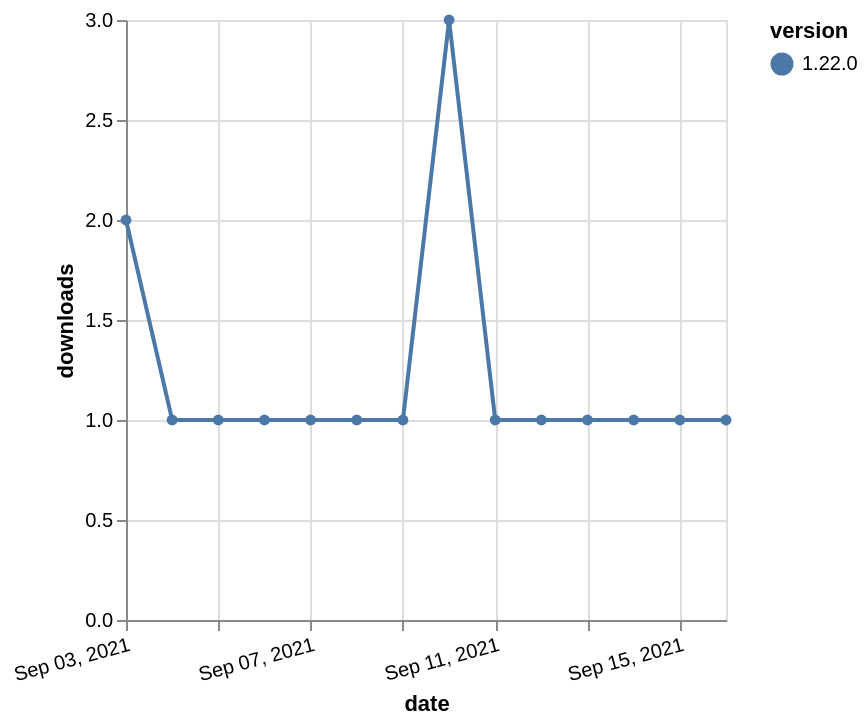

The Vega-Lite source for this figure:
### Vega-Lite specification from a JSON file in a GitHub repository (floating-point values rounded to 4 significant figures)
{"$schema": "https://vega.github.io/schema/vega-lite/v5.json", "description": "A simple bar chart with embedded data.", "data": {"values": [{"date": "2021-09-03", "total": 507, "delta": 2, "version": "1.22.0"}, {"date": "2021-09-04", "total": 508, "delta": 1, "version": "1.22.0"}, {"date": "2021-09-05", "total": 509, "delta": 1, "version": "1.22.0"}, {"date": "2021-09-06", "total": 510, "delta": 1, "version": "1.22.0"}, {"date": "2021-09-07", "total": 511, "delta": 1, "version": "1.22.0"}, {"date": "2021-09-08", "total": 512, "delta": 1, "version": "1.22.0"}, {"date": "2021-09-09", "total": 513, "delta": 1, "version": "1.22.0"}, {"date": "2021-09-10", "total": 516, "delta": 3, "version": "1.22.0"}, {"date": "2021-09-11", "total": 517, "delta": 1, "version": "1.22.0"}, {"date": "2021-09-12", "total": 518, "delta": 1, "version": "1.22.0"}, {"date": "2021-09-13", "total": 519, "delta": 1, "version": "1.22.0"}, {"date": "2021-09-14", "total": 520, "delta": 1, "version": "1.22.0"}, {"date": "2021-09-15", "total": 521, "delta": 1, "version": "1.22.0"}, {"date": "2021-09-16", "total": 522, "delta": 1, "version": "1.22.0"}]}, "width": "container", "mark": {"type": "line", "point": {"filled": true}}, "encoding": {"x": {"field": "date", "type": "temporal", "timeUnit": "yearmonthdate", "title": "date", "axis": {"labelAngle": -15}}, "y": {"field": "delta", "type": "quantitative", "title": "downloads"}, "color": {"field": "version", "type": "nominal"}, "tooltip": {"field": "delta"}}}
